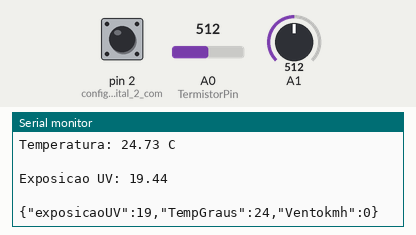
This sketch was run on a simulated Arduino Uno, built with avr-gcc and run on an emulated ATmega328P. Parts: the last lines printed to the serial monitor. The inputs (shaded band) are chosen by the test bench; at power-on: A1 = 512, A0 (TermistorPin) = 512, pin 2 (configura_o_digital_2_com) HIGH.

Above: at 5.8 s.
5.9 s: A1 set to 1023
At 7.7 s:
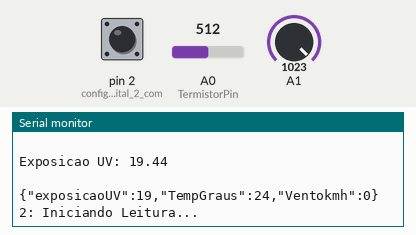
13.5 s: A0 (TermistorPin) set to 716
At 14.5 s:
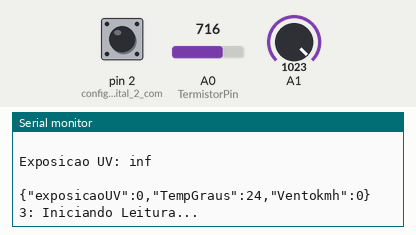
18.2 s: pin 2 (configura_o_digital_2_com) pulled LOW for 3 s
22.9 s: A1 set to 900
At 26.8 s:
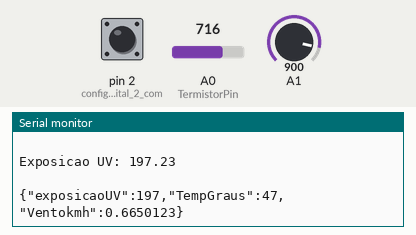
27.6 s: A0 (TermistorPin) set to 900
At 29.5 s:
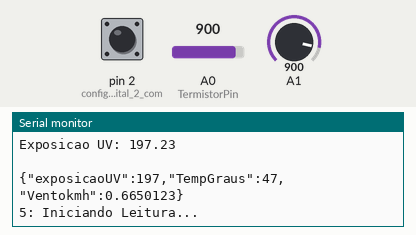
32.3 s: pin 2 (configura_o_digital_2_com) pulled LOW for 3 s
Timing chart, 0 to 35.3 s (numbered marks = the images above; inputs shaded):
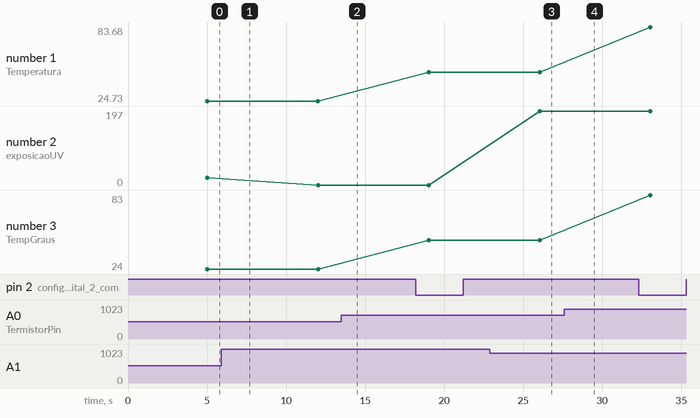

The sketch:

anometro_f.ino
```cpp
#include <ArduinoJson.h>

// --- Constantes ---
const float pi = 3.14159265;     //Número de pi
int period = 5000;               //Tempo de medida(miliseconds)
int delaytime = 2000;            //Invervalo entre as amostras (miliseconds)
int radius = 147;                //Raio do anemometro(mm)

const int TAMANHO = 200;

int TermistorPin = A0;
int SensorUV = A1;
int Vo, Vout, key;
float R1 = 10000;
float logR2, R2, T, Tc, Tf, temp, templast, Rldr, L, expo, expolast, Rdark;
float c1 = 1.009249522e-03, c2 = 2.378405444e-04, c3 = 2.019202697e-07;


// --- Variáveis Globais ---
unsigned int Sample  = 0;        //Armazena o número de amostras
unsigned int counter = 0;        //Contador para o sensor
unsigned int RPM = 0;            //Rotações por minuto
float speedwind = 0;             //Velocidade do vento (km/h)


// --- Configurações Inicias ---
void setup() {
  pinMode(2, INPUT);        //configura o digital 2 como entrada
  digitalWrite(2, HIGH);    //internall pull-up active

  Serial.begin(115200);       //inicia serial em 9600 baud rate
} //end setup

// --- Loop Infinito ---
void loop() {

  Sample++;
  Serial.print(Sample);
  Serial.print(": Iniciando Leitura...");

  windvelocity();

  Serial.println("   Finalizado.");

//print RPM
  Serial.print("Contador de voltas: ");
  Serial.print(counter);
  Serial.print(";  RPM: ");
  RPMcalc();
  Serial.print(RPM);

//print km/h
  Serial.println(";  Vel. Vento: ");
  SpeedWind();
  Serial.print(speedwind);
  Serial.println(" [km/h] ");
  Serial.println(" ");

  temp = readTemp(TermistorPin);
  printTemp(temp);

  expo = readUV(SensorUV);
  printLDR(expo);

// Area JSON
  StaticJsonDocument<TAMANHO> json;

  int JsensorUV = readUV(SensorUV);
  int JsensorTemp = readTemp(TermistorPin);
  float JsensorWind = speedwind;


  json["exposicaoUV"] = JsensorUV; // data para JSON


  json["TempGraus"] = JsensorTemp; // data para JSON


  json["Ventokmh"] = JsensorWind; // data para JSON

  serializeJson(json, Serial);
  Serial.println();


  delay(delaytime);                        //taxa de atualização
} //end setup

// função para leitura de Temperatura
float readTemp(int ThermistorPin){
  Vo = analogRead(ThermistorPin);
  R2 = R1 * (1023.0 / (float)Vo - 1.0);
  logR2 = log(R2);
  T = (1.0 / (c1 + c2*logR2 + c3*logR2*logR2*logR2));// Equação de Steinhart–Hart
  Tc = T - 273.15; //temp em Graus celcius
  //Tf = (Tc * 9.0)/ 5.0 + 32.0; // temp em fahrenheit
  return Tc;
}

// função para leitura de Luminosidade
float readUV(int ShensorUV){
  Vout = analogRead(ShensorUV);
  Rdark = 127410;
  Rldr = 10000 * (1023.0 / (float)Vout -1.0);
  L =  pow ((Rdark / Rldr),  1 / 0.8582);
  return L;
}

// função para print TEMPERATURA
void printTemp(float Tc) {

  Serial.print("Temperatura: ");
  Serial.print(Tc);
  Serial.println(" C");
  Serial.println(" ");
}

// função para print Luminosidade
void printLDR(float L) {

  Serial.print("Exposicao UV: ");
  Serial.println(L);
  Serial.println(" ");
}


//Função para medir velocidade do vento
void windvelocity() {
  speedwind = 0;


  counter = 0;
  attachInterrupt(0, addcount, RISING);
  unsigned long millis();
  long startTime = millis();
  while (millis() < startTime + period) {}
}

//Função para calcular o RPM
void RPMcalc() {
  RPM = ((counter) * 60) / (period / 1000); // Calculo rotações por minuto (RPM)
}


//Velocidade do vento em km/h
void SpeedWind() {
  speedwind = (((2 * pi * radius * RPM) / 60) / 1000) * 3.6; //Calcula velocidade do vento em km/h
} //end SpeedWind

//Incrementa contador
void addcount() {
  counter++;
}
```

Measured:
- after the input at 22.9 s, the serial monitor: prints a new line after 3.1 s (image 3)
- plotted number 2: 0 → 197 after the input at 22.9 s
